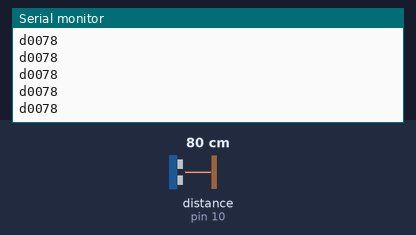
A sketch run on a simulated Arduino Uno, built with avr-gcc and run on an emulated ATmega328P. Shown: the last lines printed to the serial monitor. Wiring (inferred from the names in the program): ultrasonic range finder: trigger pin 9; echo pin 10. The test bench sets the inputs (shaded band); at power-on: distance to the obstacle (sensor on pin 10) 80 cm. The echo pulse lasts 58.3 µs per cm.

Above: at 1.2 s.
1.3 s: distance to the obstacle (sensor on pin 10) set to 2 cm
At 2.0 s:
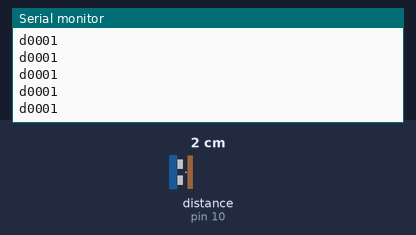
2.8 s: distance to the obstacle (sensor on pin 10) set to 4 cm
At 3.4 s:
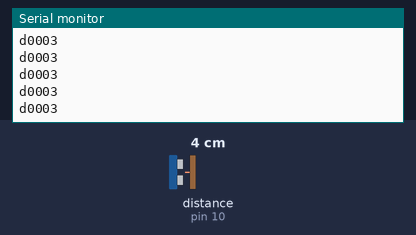
Timing chart, 0 to 5.8 s (numbered marks = the images above; inputs shaded):
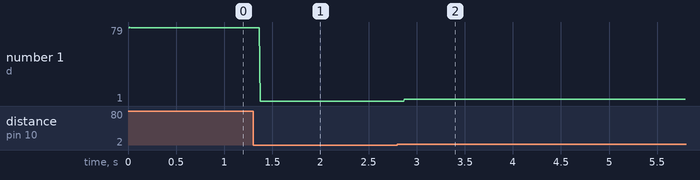

Measured:
- after the input at 1.3 s, the serial monitor: prints a new line after 0.07 s (image 1)
- after the input at 2.8 s, the serial monitor: prints a new line after 0.07 s (image 2)
- plotted number 1: 78 → 1 after the input at 1.3 s, 1 → 3 after the input at 2.8 s

The sketch:

serial_distance_01.ino
```cpp
const int trigPin = 9;
const int echoPin = 10;


long duration;
int distance;

int digit_1;
int digit_2;
int digit_3;
int digit_4;

int rest;

//int i = 0;

void setup()
{
pinMode(trigPin, OUTPUT); // Sets the trigPin as an Output
pinMode(echoPin, INPUT); // Sets the echoPin as an Input
Serial.begin(9600); // Starts the serial communication
}

void loop()
{
// Clears the trigPin
digitalWrite(trigPin, LOW);
delayMicroseconds(2);

// Sets the trigPin on HIGH state for 10 micro seconds
digitalWrite(trigPin, HIGH);
delayMicroseconds(10);
digitalWrite(trigPin, LOW);

duration = pulseIn(echoPin, HIGH); // Reads the echoPin, returns the sound wave travel time in microseconds

distance= duration*0.034/2; // Calculating the distance (cm)

//if(i > 9999) i = 0;
//distance = i++;

digit_1 = distance / 1000;
rest = distance - (digit_1 * 1000);
digit_2 = rest / 100;
rest = rest - (digit_2 * 100);
digit_3 = rest / 10;
rest = rest - (digit_3 * 10);
digit_4 = rest;

// Prints the distance on the Serial
Serial.print('d');
//Serial.println(distance);
Serial.print(digit_1);
Serial.print(digit_2);
Serial.print(digit_3);
Serial.println(digit_4);
}
```
